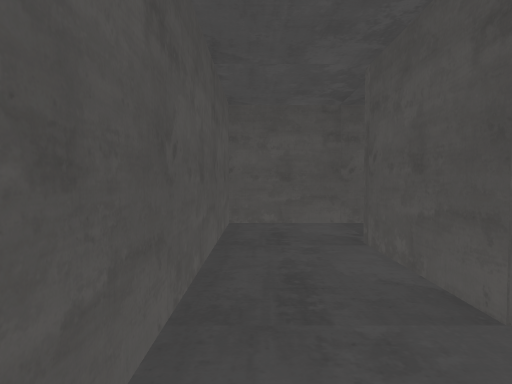
view 1 (above)

17 first-person views from a walk through a Unity game level. The camera is 1.4 m above the floor, tilts 2° down and sees 75° across. The floor is counted in squares, 2 m on a side. Each view is taken from the middle of a square. On the plan, view 1 faces up. The plan holds only what a view shows up to about 10 squares ahead; the rest is blank. The place goes on beyond the plan. The player is left out. Some animated figures are not drawn.

view 2
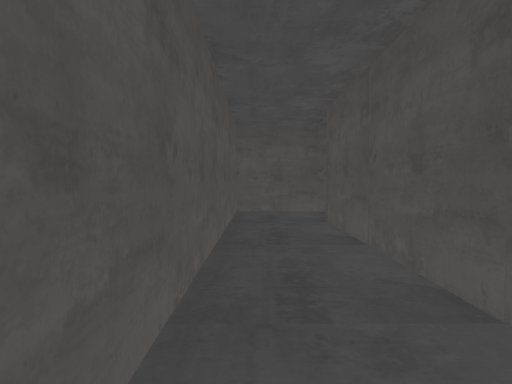

view 3
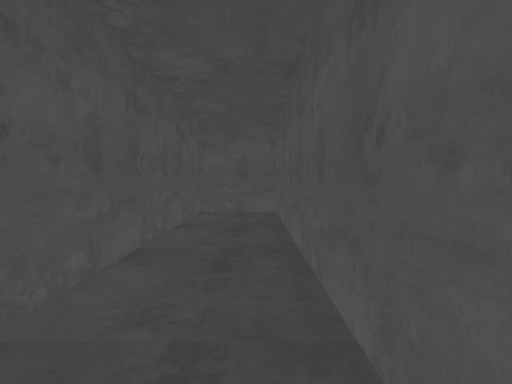

view 4
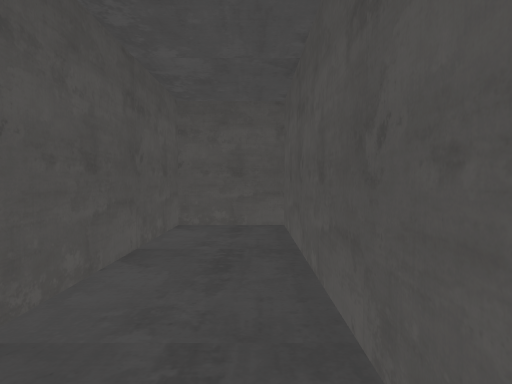

view 5
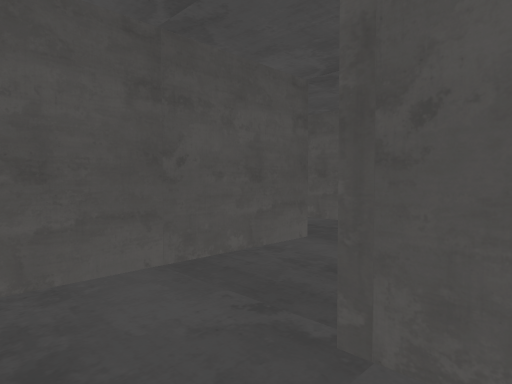

view 6
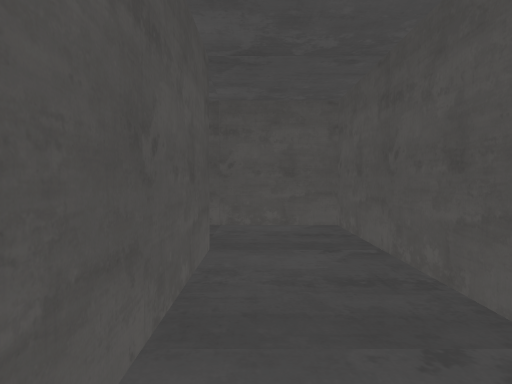

view 7
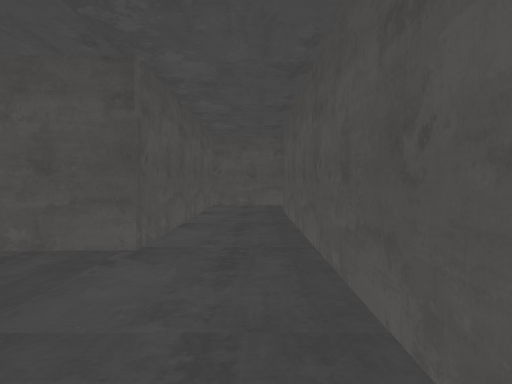

view 8
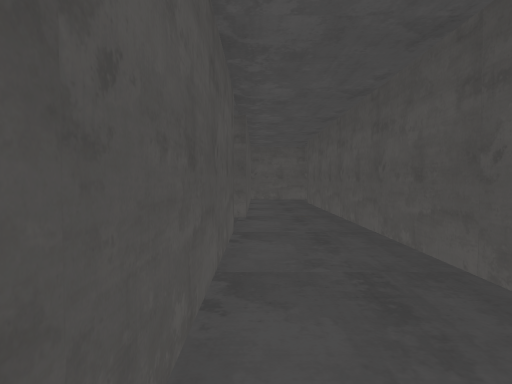

view 9
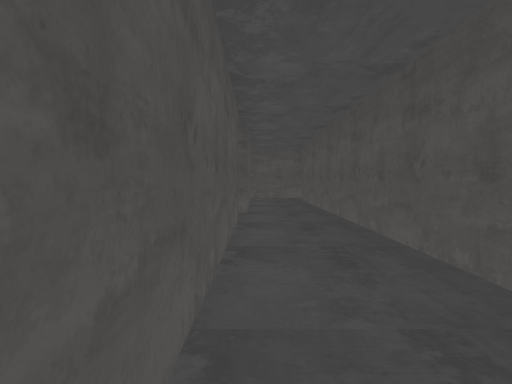

view 10
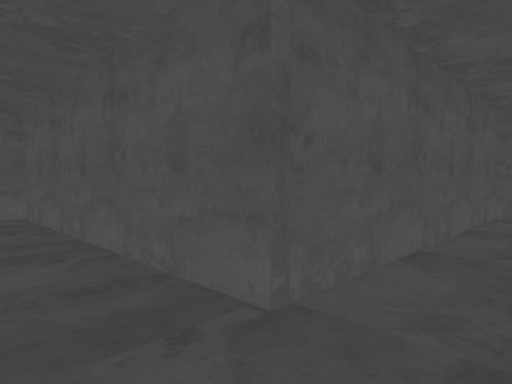

view 11
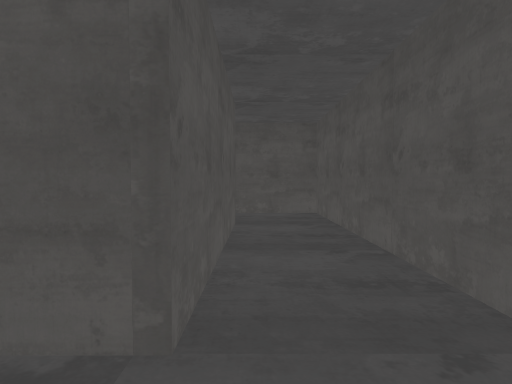

view 12
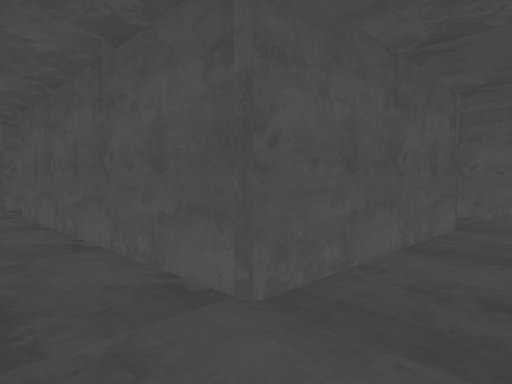

view 13
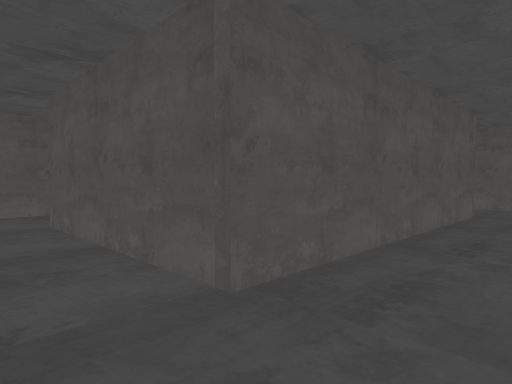

view 14
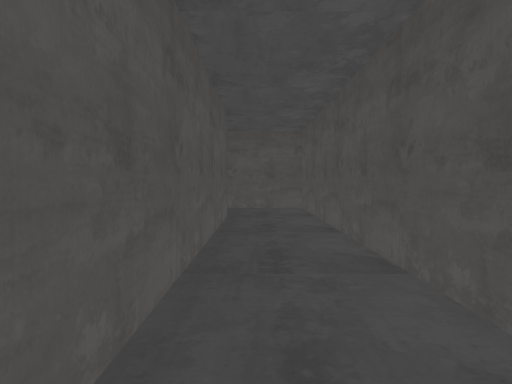

view 15
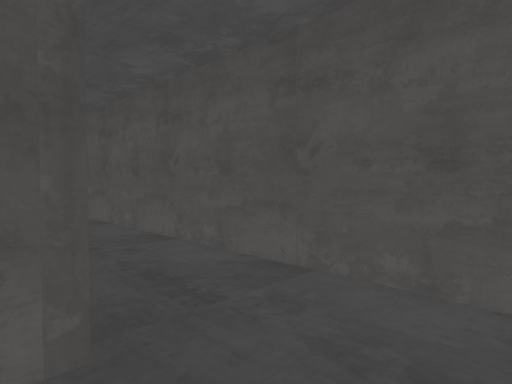

view 16
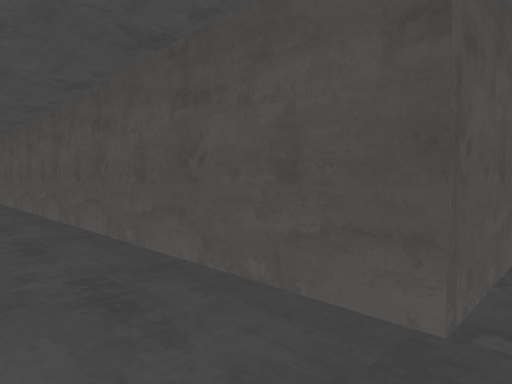

view 17
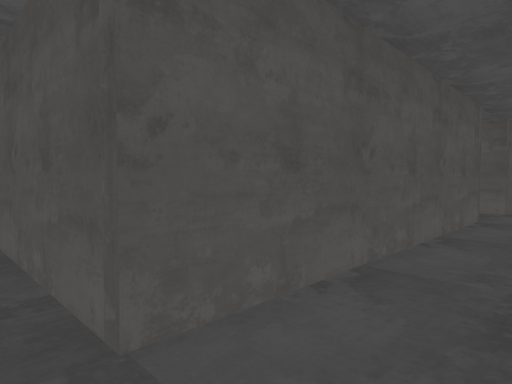

### Floor plan
Points are (right, up) in squares from view 1. A wall is a line through its corners. A room is listed if a view was taken in it or the views show most of it. See-through windows are left out.
Room 1 (views 1, 2, 3, 4, 5, 6)
walls: (1.5, 5.5) (-0.4, 5.5) (-0.4, -2.2) (1.2, -2.2) (1.2, 3.8)
ways out: opening at (2.5, 4.5) to room 2
Room 2 (views 7, 8, 9, 10, 11, 12, 13, 14, 15, 16, 17)
walls: (8.6, 11.3) (5.3, 11.3) (5.3, 17.5) (8.2, 17.5); (9.4, 17.5) (9.4, 16.4); (1.6, 17.5) (3.4, 17.5) (3.4, 5.5) (1.5, 5.5); (1.6, 3.7) (5.3, 3.7) (5.3, 9.7) (11.2, 9.7) (11.2, 18.5)
ways out: opening at (2.5, 4.5) to room 1
objects: other object (9, 12) to (9, 13); other object (9, 14) to (9, 15); other object (9, 16)

Where each view was taken, in squares from view 1:
view 1: 0 up, 0 right, facing up
view 2: 2 down, 0 right, facing up
view 3: 5 up, 0 right, facing down
view 4: 3 up, 0 right, facing down
view 5: 3 up, 0 right, facing up-right
view 6: 5 up, 0 right, facing right
view 7: 13 up, 4 right, facing down
view 8: 16 up, 5 right, facing down
view 9: 17 up, 5 right, facing down
view 10: 11 up, 4 right, facing down-right
view 11: 11 up, 4 right, facing right
view 12: 10 up, 4 right, facing up-right
view 13: 10 up, 11 right, facing up-left
view 14: 11 up, 10 right, facing up
view 15: 10 up, 9 right, facing up-right
view 16: 18 up, 5 right, facing down-left
view 17: 18 up, 4 right, facing down-right
